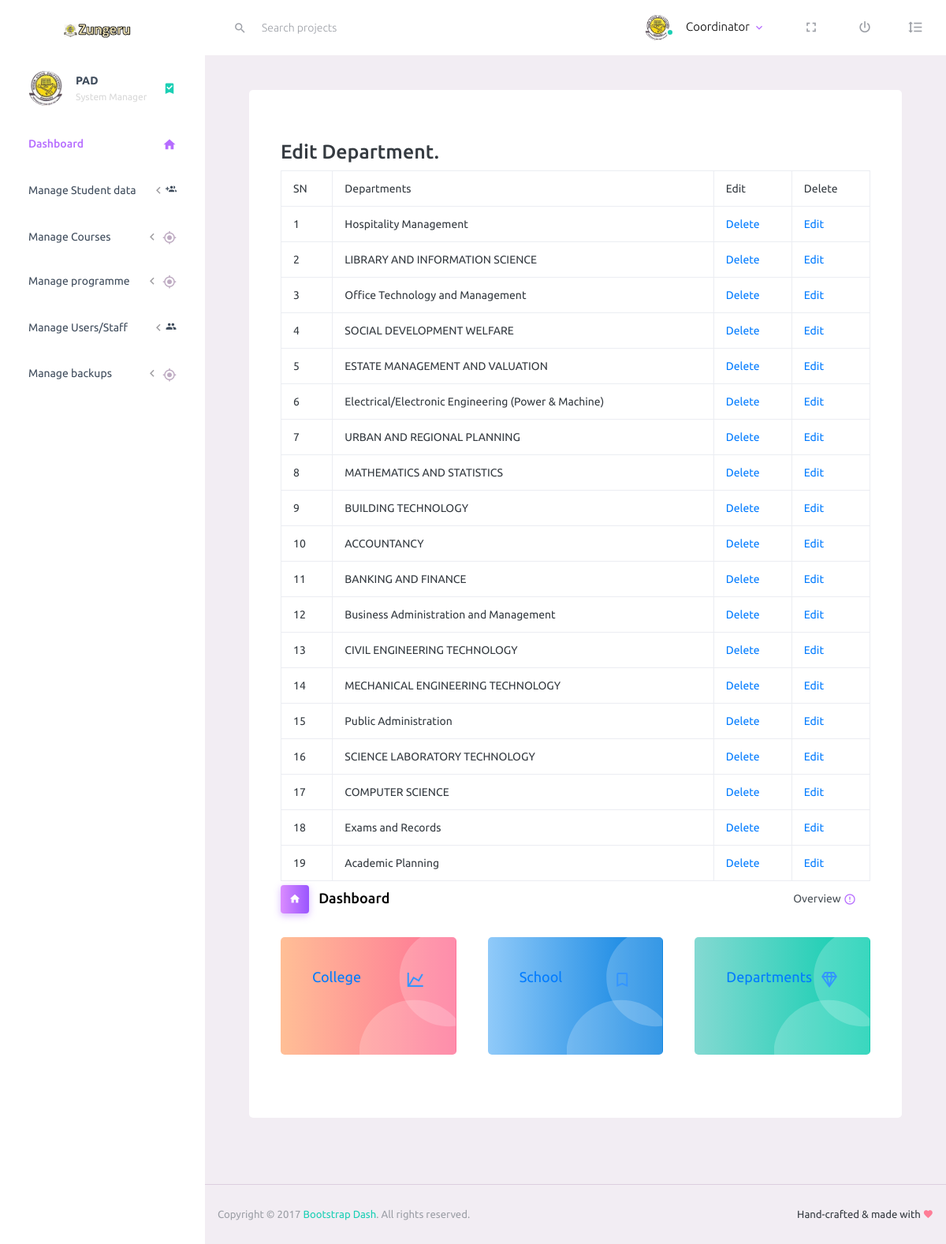
/RCS/RMSZ/smanage.php?editgroup (signed in), run on the app's committed database.
### tables this page shows
CREATE TABLE `departments` (
  `dept_id` int(11) NOT NULL AUTO_INCREMENT,
  `name` varchar(255) NOT NULL,
  `code` varchar(20) NOT NULL,
  `schl_id` int(11) NOT NULL,
  PRIMARY KEY (`dept_id`),
  UNIQUE KEY `name` (`name`) USING BTREE
);

### RCS/RMSZ/editgroup.php (the view, shortened to what this page needs)
<?php include("includes/header.php");
?>
<!DOCTYPE html PUBLIC "-//W3C//DTD XHTML 1.0 Transitional//EN" "http://www.w3.org/TR/xhtml1/DTD/xhtml1-transitional.dtd">
<html xmlns="http://www.w3.org/1999/xhtml">
<head>
</head>
<body>
<?php
$sqlm = mysqli_query($conn,"SELECT *
FROM `departments`") or die(mysql_error());
 ?>
<table class="table table-bordered">
	<tr>
		<td>SN</td>
		<td>Departments</td>
		<td>Edit</td>
		<td>Delete</td>
	</tr>
	<?php
	$n = 0;
	while ($rows = mysqli_fetch_assoc($sqlm)){
	$n++;
	?>
	<tr>
		<td><?php echo $n;?></td>
		<td><?php echo $rows['name'];?></td>
		<td><a href="smanage.php?id=<?php echo $rows['dept_id']."&ed=0";?>">Delete</a></td>
		<td><a href="smanage.php?id=<?php echo $rows['dept_id']."&ed=1";?>">Edit</a></td>
	</tr><?php }?>
</table>
</body>
</html>

### data on the page
departments: name "Hospitality Management"
departments: name "LIBRARY AND INFORMATION SCIENCE"
departments: name "Office Technology and Management"
departments: name "SOCIAL DEVELOPMENT WELFARE"
departments: name "ESTATE MANAGEMENT AND VALUATION"
departments: name "Electrical/Electronic Engineering (Power & Machine)"
departments: name "URBAN AND REGIONAL PLANNING"
departments: name "MATHEMATICS AND STATISTICS"
departments: name "BUILDING TECHNOLOGY"
departments: name "ACCOUNTANCY"
departments: name "BANKING AND FINANCE"
departments: name "Business Administration and Management"
departments: name "CIVIL ENGINEERING TECHNOLOGY"
departments: name "MECHANICAL ENGINEERING TECHNOLOGY"
departments: name "Public Administration"
departments: name "SCIENCE LABORATORY TECHNOLOGY"
departments: name "COMPUTER SCIENCE"
departments: name "Exams and Records"
departments: name "Academic Planning"

### other printed values
$_SESSION['MM_Usernames'] "Coordinator"
$departmentcode "PAD"
